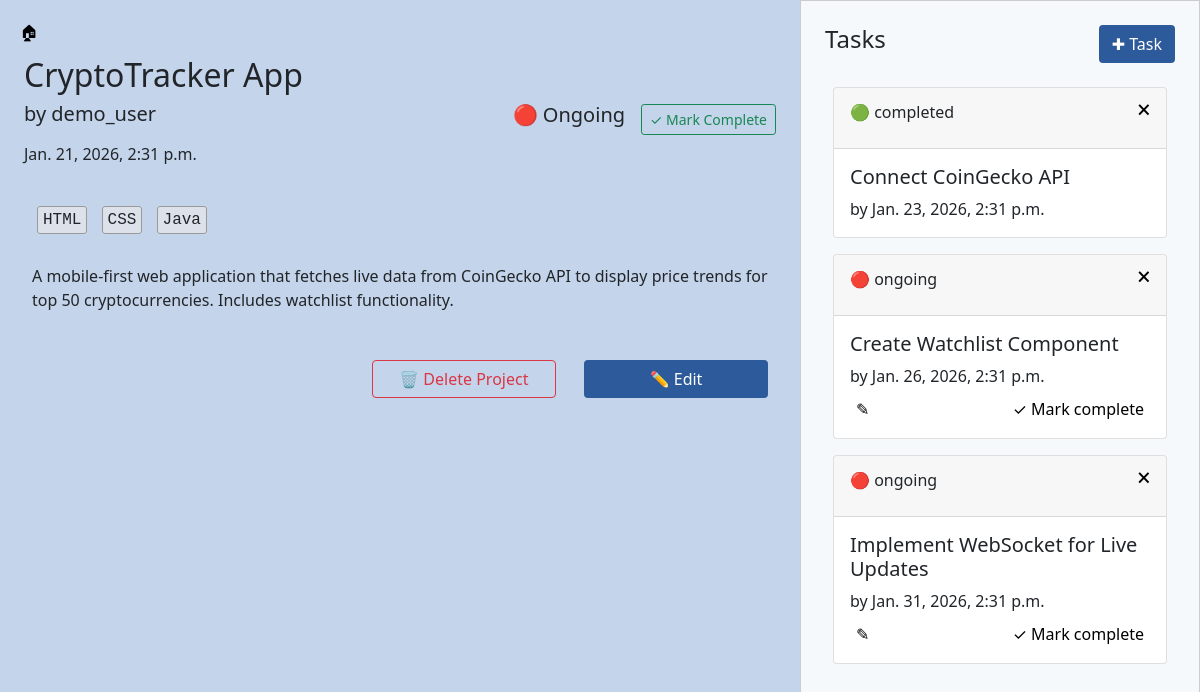
The app's page /project/3 with its own data.
### projectManager/models.py (models this page shows, shortened)
class Project(models.Model):
    title = models.CharField(max_length=50)
    creator = models.ForeignKey(User, on_delete=models.CASCADE, related_name='projects')
    short_description = models.TextField(max_length=80)
    long_description = models.TextField()
    technologies = models.ManyToManyField(Technology, related_name='technologies')
    status = models.CharField(max_length=20, choices=STATUS_CHOICES, default='ongoing')
    created_at = models.DateTimeField(auto_now_add=True)

class Technology(models.Model):
    name = models.CharField(max_length=50, unique=True)

class Task(models.Model):
    title = models.CharField(max_length=200)
    project = models.ForeignKey(Project, on_delete=models.CASCADE, related_name='tasks')
    deadline = models.DateTimeField(null=True, blank=True)
    status = models.CharField(max_length=20, choices=STATUS_CHOICES, default='ongoing')

### projectManager/views.py (the view)
# urls.py: path("project/<int:id>", views.project, name="project"),
def project(request, id):
    project = Project.objects.all().get(id=id)
    technologies = project.technologies.all()
    tasks = project.tasks.all()
    task_form = TaskForm()
    return render(request, "projectManager/project.html", {
        "project" : project,
        "technologies" : technologies,
        "tasks" : tasks,
        "task_form": task_form,
    })

### projectManager/templates/projectManager/project.html (shortened to what this page needs)
{% extends 'projectManager/layout.html' %}
{% load static %}
{% block body %}
<main class="container-fluid">
    <div class="row">
        <section class="col-12 col-lg-8 p-3">
            <div class="p-1">
                <a class="task-btn" href="{% url 'home' %}">🏠︎</a>
            </div>
            <div class="p-2 d-flex justify-content-between align-items-center">
                <div>
                    <h2 class="mb-2">{{ project.title }}</h2>
                    <h5 class="mb-3">by {{ project.creator.username }}</h5>
                    <p>{{ project.created_at }}</p>
                </div>
                <div class="d-flex align-items-center gap-3">
                    {% if project.status == "ongoing" %}
                        <h5 id="project-status-text">🔴 {{ project.status|title }}</h5>
                        <button id="mark-project-btn" onclick="markProjectComplete(this)" data-id="{{ project.id }}" class="btn btn-sm btn-outline-success">
                            ✓ Mark Complete
                        </button>
                    {% else %}
                        <h5>🟢 {{ project.status|title }}</h5>
                    {% endif %}
                </div>
            </div>
            <div class="p-3">
               {% for tech in technologies %}
               <span class="technology-text">{{ tech.name }}</span>
               {% endfor %}
            </div>
            <div class="p-3">
                <p>{{ project.long_description }}</p>
            </div>
            <div class="p-3 text-end">
                <a href="{% url 'delete_project' project.id %}" class="btn btn-outline-danger me-4 w-25">🗑 Delete Project</a>
                <a href="{% url 'edit_project' project.id %}" class="btn btn-main w-25">✏️ Edit</a>
            </div>
        </section>
        <section class="col-12 col-lg-4 bg-light vh-100 p-3 d-flex flex-column">
            <div class="p-2 d-flex justify-content-between flex-shrink-0">
                <h4>Tasks</h4>
                <button class="btn btn-main" data-bs-toggle="modal" data-bs-target="#addTaskModal">
                    ✚ Task
                </button>
            </div>
            <div class="p-3 overflow-auto flex-grow-1 custom-scrollbar">
                {% for task in tasks %}
                <div class="card w-100 mb-3">
                    <div class="card-header d-flex justify-content-between">
                        {% if task.status == "ongoing" %}
                        <p id="status-{{ task.id }}" class="mt-1">🔴 {{ task.status }}</p>
                        {% else %}
                        <p id="status-{{ task.id }}" class="mt-1">🟢 {{ task.status }}</p>
                        {% endif %}
                        <a href="{% url 'delete_task' task.id %}" class="task-btn">🗙</a>
                    </div>
                    <div class="card-body">
                        <div id="task-content-{{ task.id }}">
                            <h5 class="card-title">{{ task.title }}</h5>
                            <p class="card-text">by {{ task.deadline }}</p>
                        </div>
                        {% if task.status == "ongoing" %}
                        <div id="div-{{ task.id }}" class="mt-2 d-flex justify-content-between">
                            <button  onclick="toggleEdit(this)" data-id="{{ task.id }}" class="task-btn">✎</button>
                            <button onclick="markTaskComplete(this)" data-id="{{ task.id }}" class="task-btn">✓ Mark complete</button>
                        </div>
                        {% endif %}
                    </div>
                </div>
                {% endfor %}
            </div>
        </section>
    </div>
</main>
{% endblock %}

### projectManager/static/projectManager/styles.css (style rules this page uses)
body { background-color:#c4d4ea; }
.bg-light { background-color: #f6f9fb !important; border: 1px solid #ccc; }
.btn-main { background-color: #2d5a9a; color: white; }
.technology-text { background-color: #dde1e9; border: 1.3px solid #999; font-family: monospace; padding: 4px 5px; border-radius: 3px; margin: 5px; }
.task-btn { background-color: transparent; border: none; text-decoration: none; color: black; }

### records on screen
Project: title "CryptoTracker App", creator.username "demo_user", created_at "Jan. 21, 2026, 2:31 p.m.", status "Ongoing", long_description "A mobile-first web application that fetches live data from CoinGecko API to display price trends for top 50 cryptocurrencies. Includes watchlist functionality."
Technology: name "HTML"
Technology: name "CSS"
Technology: name "Java"
Task: status "completed", title "Connect CoinGecko API", deadline "Jan. 23, 2026, 2:31 p.m."
Task: status "ongoing", title "Create Watchlist Component", deadline "Jan. 26, 2026, 2:31 p.m."
Task: status "ongoing", title "Implement WebSocket for Live Updates", deadline "Jan. 31, 2026, 2:31 p.m."
